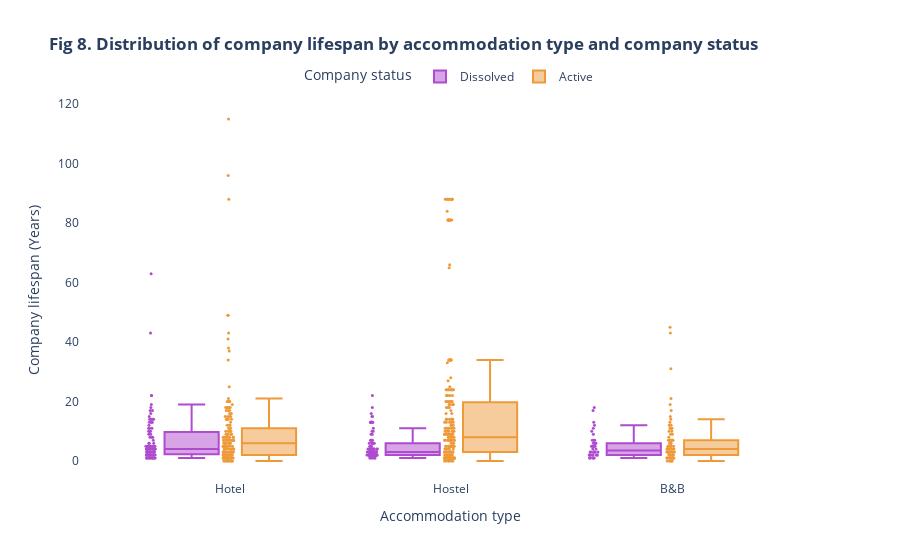

Notebook cell for this chart:
### Markdown cell above
### 3.3.C. Calculate the distribution of company's age by accommodation type and company status

### Code cell
# Visualize the distribution of company's age by accommodation type and company status
hotel_age_fig = go.Figure()
hotel_age_fig.add_trace(go.Box(x=all_hotel_df[all_hotel_df['company_status']=='dissolved']['category'],
                          y=all_hotel_df[all_hotel_df['company_status']=='dissolved']['company_age'],
                          name='Dissolved',
                          marker_color = '#AF4BCE',
                          boxpoints='all',
                          jitter=0.2,
                          whiskerwidth=0.5,
                          marker_size=3,
                          line_width=2)
                       )
hotel_age_fig.add_trace(go.Box(x=all_hotel_df[all_hotel_df['company_status']=='active']['category'],
                          y=all_hotel_df[all_hotel_df['company_status']=='active']['company_age'],
                          name='Active',
                          marker_color = '#EE9A3A',
                          boxpoints='all',
                          jitter=0.2,
                          whiskerwidth=0.5,
                          marker_size=3,
                          line_width=2)
                       )

hotel_age_fig.update_layout(
    title="<b> Fig 8. Distribution of company lifespan by accommodation type and company status<b>",
    xaxis_tickfont_size=12,
    xaxis=dict(
        title='Accommodation type',
        titlefont_size=14,
        tickfont_size=12
    ),
    yaxis=dict(
        title='Company lifespan (Years)',
        titlefont_size=14,
        tickfont_size=12
    ),
    legend=dict(
        orientation='h',
        x=0.3,
        y=1.1,
        title='Company status',
        bgcolor='rgba(255, 255, 255, 0)',
        bordercolor='rgba(255, 255, 255, 0)'
    ),
    boxmode='group',
    plot_bgcolor='rgba(0, 0, 0, 0)',
    paper_bgcolor='rgba(0, 0, 0, 0)',
    uniformtext_minsize=8,
    uniformtext_mode='show'
)

hotel_age_fig.show()

### Figure 1 — Plotly figure (JSON) as saved in the notebook; plotly's stock layout.template omitted (floating-point values rounded to 4 significant figures; data arrays with more than 128 entries replaced by an {"elided": "..."} marker saying what was removed)
{"data": [{"boxpoints": "all", "jitter": 0.2, "line": {"width": 2}, "marker": {"color": "#AF4BCE", "size": 3}, "name": "Dissolved", "type": "box", "whiskerwidth": 0.5, "x": {"elided": "267 str values"}, "y": {"elided": "267 int values"}}, {"boxpoints": "all", "jitter": 0.2, "line": {"width": 2}, "marker": {"color": "#EE9A3A", "size": 3}, "name": "Active", "type": "box", "whiskerwidth": 0.5, "x": {"elided": "462 str values"}, "y": {"elided": "462 int values"}}], "layout": {"boxmode": "group", "legend": {"bgcolor": "rgba(255, 255, 255, 0)", "bordercolor": "rgba(255, 255, 255, 0)", "orientation": "h", "title": {"text": "Company status"}, "x": 0.3, "y": 1.1}, "paper_bgcolor": "rgba(0, 0, 0, 0)", "plot_bgcolor": "rgba(0, 0, 0, 0)", "title": {"text": "<b> Fig 8. Distribution of company lifespan by accommodation type and company status<b>"}, "uniformtext": {"minsize": 8, "mode": "show"}, "xaxis": {"tickfont": {"size": 12}, "title": {"font": {"size": 14}, "text": "Accommodation type"}}, "yaxis": {"tickfont": {"size": 12}, "title": {"font": {"size": 14}, "text": "Company lifespan (Years)"}}}}
